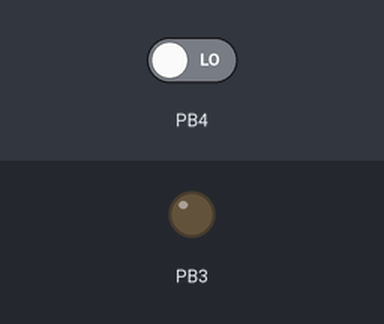
Bench run of a sketch on a simulated ATtiny85, built with avr-gcc and run on an emulated ATtiny85. Shown: output pins drawn as LEDs (lit = HIGH). The inputs (shaded band) are chosen by the test bench; at power-on: PB4 LOW.

Above: at 1.2 s.
1.3 s: PB4 driven HIGH
At 2.1 s:
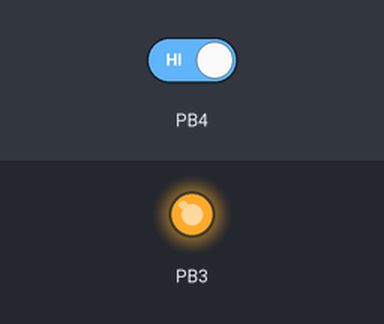
4.3 s: PB4 driven LOW
At 4.6 s:
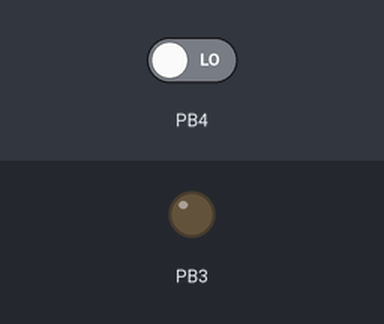
Timing chart, 0 to 7.3 s (numbered marks = the images above; inputs shaded):
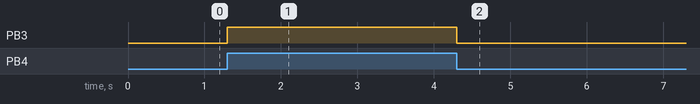

Measured:
- after the input at 1.3 s, PB3: LOW → HIGH at once
- after the input at 4.3 s, PB3: HIGH → LOW at once

The sketch:

131-AT85-bt.ino
```cpp
//AT85
//clock internal 8MhZ

//led su pin #3      (fisico 2)
//pulsante su pin #4 (fisico 3)

void setup() {
  pinMode(3, OUTPUT);
  pinMode(4, INPUT);
}

void loop() {
  int bt = digitalRead(4);
  if (bt == HIGH) {
    digitalWrite(3, HIGH);
    delay(1000);
  }
  digitalWrite(3, LOW);
}
```
